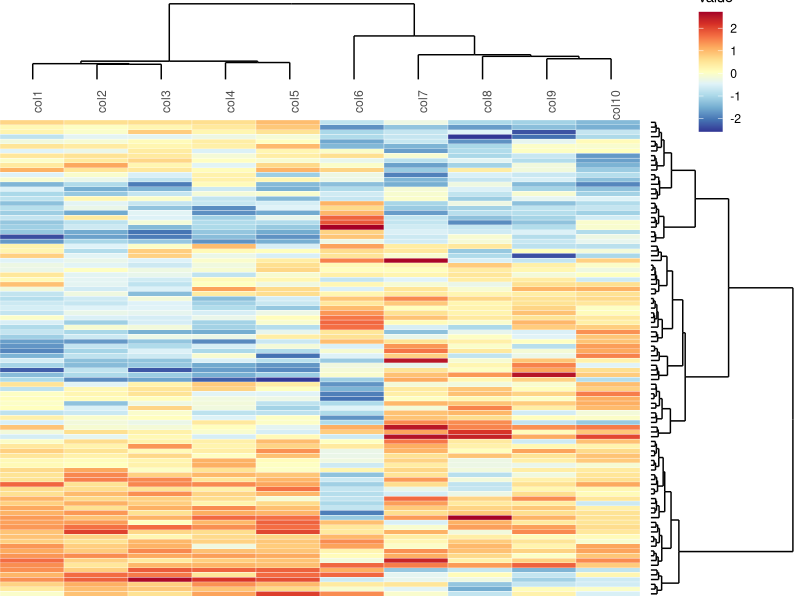

Write the R code that produced this figure.
library(ggdendro)
library(ggplot2)
library(reshape)
library(grid)
 
## colours, generated by
## library(RColorBrewer)
## rev(brewer.pal(11,name="RdYlBu"))
my.colours <- c("#313695", "#4575B4", "#74ADD1", "#ABD9E9", "#E0F3F8", "#FFFFBF",
"#FEE090", "#FDAE61", "#F46D43", "#D73027", "#A50026")
 
mydplot <- function(ddata, row=!col, col=!row, labels=col) {
## plot a dendrogram
yrange <- range(ddata$segments$y)
yd <- yrange[2] - yrange[1]
nc <- max(nchar(as.character(ddata$labels$label)))
tangle <- if(row) { 0 } else { 90 }
tshow <- col
p <- ggplot() +
geom_segment(data=segment(ddata), aes(x=x, y=y, xend=xend, yend=yend)) +
labs(x = NULL, y = NULL) + theme_dendro()
if(row) {
p <- p +
scale_x_continuous(expand=c(0.5/length(ddata$labels$x),0)) +
coord_flip()
} else {
p <- p +
theme(axis.text.x = element_text(angle = 90, hjust = 1))
}
return(p)
}
 
g_legend<-function(a.gplot){
## from
## http://stackoverflow.com/questions/11883844/inserting-a-table-under-the-legend-in-a-ggplot2-histogram
tmp <- ggplot_gtable(ggplot_build(a.gplot))
leg <- which(sapply(tmp$grobs, function(x) x$name) == "guide-box")
legend <- tmp$grobs[[leg]]
return(legend)
}
##' Display a ggheatmap
##'
##' this function sets up some viewports, and tries to plot the dendrograms to line up with the heatmap
##' @param L a list with 3 named plots: col, row, centre, generated by ggheatmap
##' @param col.width,row.width number between 0 and 1, fraction of the device devoted to the column or row-wise dendrogram. If 0, don't print the dendrogram
##' @return no return value, side effect of displaying plot in current device
##' @author Chris Wallace
ggheatmap.show <- function(L, col.width=0.2, row.width=0.2) {
grid.newpage()
top.layout <- grid.layout(nrow = 2, ncol = 2,
widths = unit(c(1-row.width,row.width), "null"),
heights = unit(c(col.width,1-row.width), "null"))
pushViewport(viewport(layout=top.layout))
if(col.width>0)
print(L$col, vp=viewport(layout.pos.col=1, layout.pos.row=1))
if(row.width>0)
print(L$row, vp=viewport(layout.pos.col=2, layout.pos.row=2))
## print centre without legend
print(L$centre +
theme(axis.line=element_blank(),
axis.text.x=element_blank(),axis.text.y=element_blank(),
axis.ticks=element_blank(),
axis.title.x=element_blank(),axis.title.y=element_blank(),
legend.position="none",
panel.background=element_blank(),
panel.border=element_blank(),panel.grid.major=element_blank(),
panel.grid.minor=element_blank(),plot.background=element_blank()),
vp=viewport(layout.pos.col=1, layout.pos.row=2))
## add legend
legend <- g_legend(L$centre)
pushViewport(viewport(layout.pos.col=2, layout.pos.row=1))
grid.draw(legend)
upViewport(0)
}
##' generate a heatmap + dendrograms, ggplot2 style
##'
##' @param x data matrix
##' @param hm.colours vector of colours (optional)
##' @return
##' @author Chris Wallace
ggheatmap <- function(x,
hm.colours=my.colours) {
if(is.null(colnames(x)))
colnames(x) <- sprintf("col%s",1:ncol(x))
if(is.null(rownames(x)))
rownames(x) <- sprintf("row%s",1:nrow(x))
## plot a heatmap
## x is an expression matrix
row.hc <- hclust(dist(x), "ward")
col.hc <- hclust(dist(t(x)), "ward")
row.dendro <- dendro_data(as.dendrogram(row.hc),type="rectangle")
col.dendro <- dendro_data(as.dendrogram(col.hc),type="rectangle")
 
## dendro plots
col.plot <- mydplot(col.dendro, col=TRUE, labels=TRUE) +
scale_x_continuous(breaks = 1:ncol(x),labels=colnames(x)) +
theme(plot.margin = unit(c(0,0,0,0), "lines"))
row.plot <- mydplot(row.dendro, row=TRUE, labels=FALSE) +
theme(plot.margin = unit(rep(0, 4), "lines"))
 
## order of the dendros
col.ord <- match(col.dendro$labels$label, colnames(x))
row.ord <- match(row.dendro$labels$label, rownames(x))
xx <- x[row.ord,col.ord]
dimnames(xx) <- NULL
xx <- melt(xx)
 
centre.plot <- ggplot(xx, aes(X2,X1)) + geom_tile(aes(fill=value), colour="white") +
scale_fill_gradientn(colours = hm.colours) +
labs(x = NULL, y = NULL) +
scale_x_continuous(expand=c(0,0)) +
scale_y_continuous(expand=c(0,0),breaks = NULL) +
theme(plot.margin = unit(rep(0, 4), "lines"))
ret <- list(col=col.plot,row=row.plot,centre=centre.plot)
invisible(ret)
}
 
## test run
## simulate data
library(mvtnorm)
sigma=matrix(0,10,10)
sigma[1:4,1:4] <- 0.6
sigma[6:10,6:10] <- 0.8
diag(sigma) <- 1
X <- rmvnorm(n=100,mean=rep(0,10),sigma=sigma)
 
## make plot
p <- ggheatmap(X)
 
## display plot
ggheatmap.show(p)
